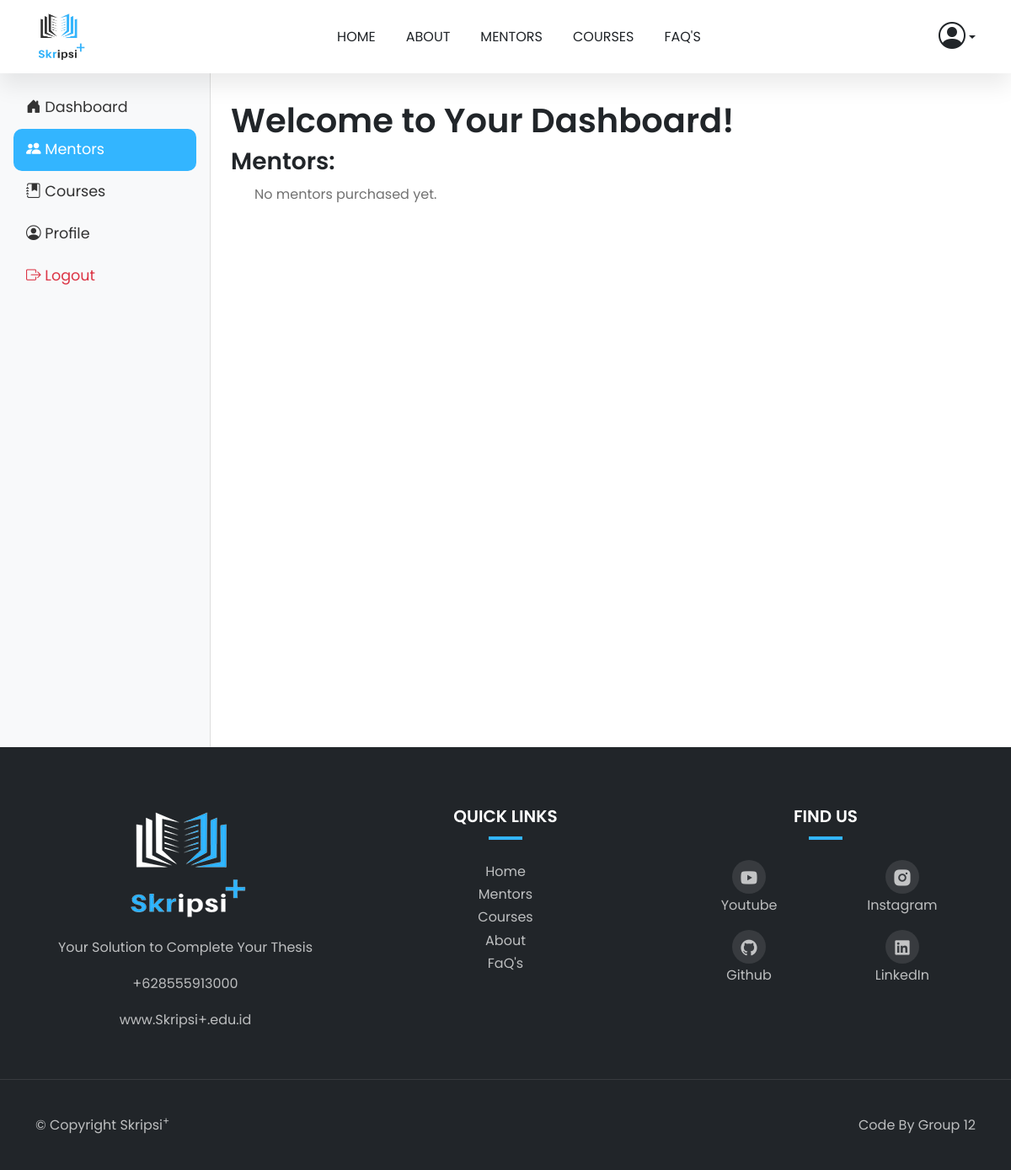
The page /dashboard-mentors/ (signed in) on the database as committed earlier.
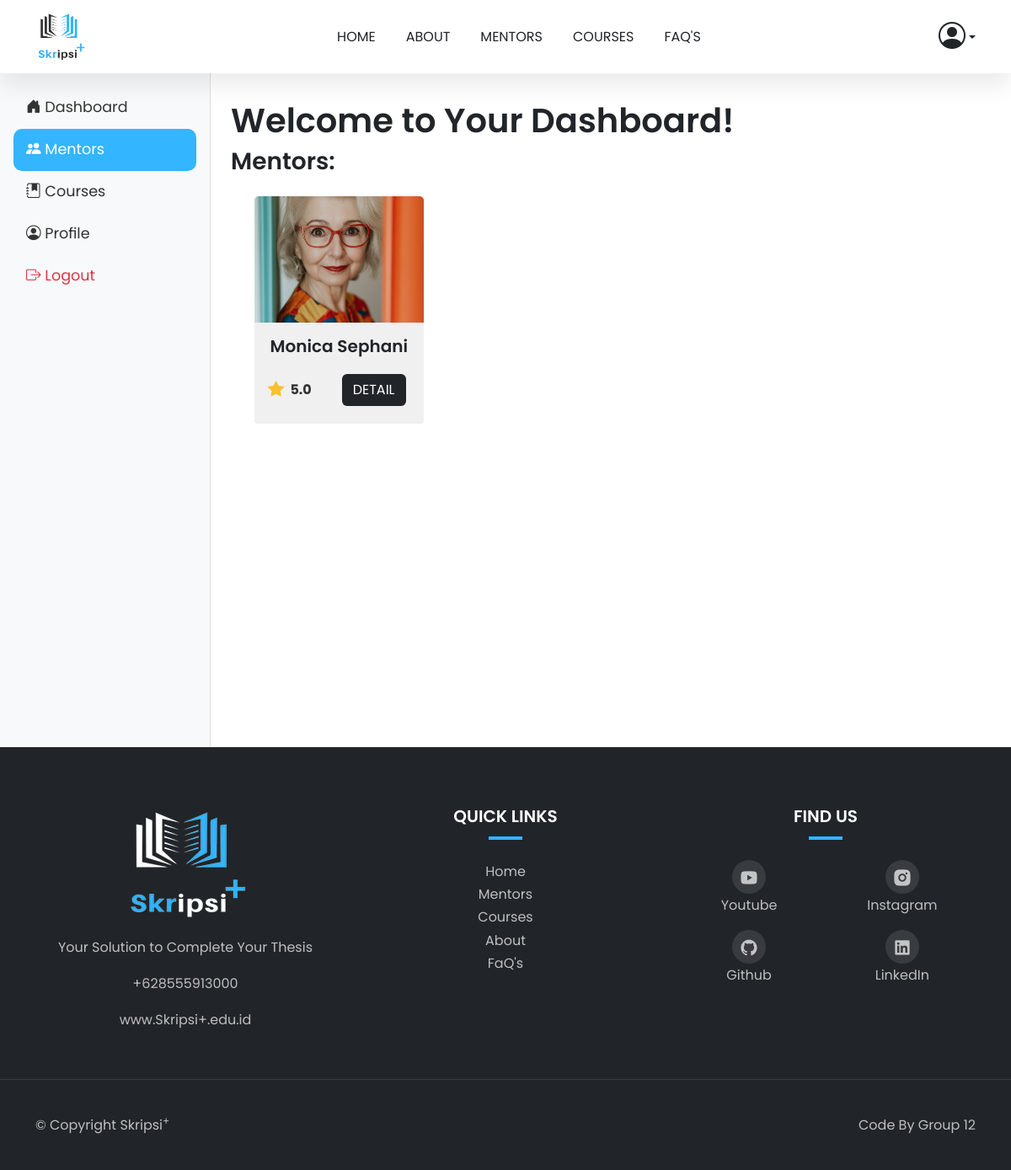
The same page on the database as committed later.
### public_app/models.py (models this page shows, shortened)
class Purchase(models.Model):
    user = models.ForeignKey(settings.AUTH_USER_MODEL, on_delete=models.CASCADE)
    mentor = models.ForeignKey(Mentor, on_delete=models.SET_NULL, null=True, blank=True)
    course = models.ForeignKey(Course, on_delete=models.SET_NULL, null=True, blank=True)
    purchased_at = models.DateTimeField(auto_now_add=True)

class Mentor(models.Model):
    name = models.CharField(max_length=100)
    image = models.ImageField(upload_to='mentors/')
    rating = models.DecimalField(max_digits=2, decimal_places=1)
    experience = models.PositiveIntegerField(help_text="Experience in years")
    specialization = models.CharField(max_length=100)
    bio = models.TextField()
    education = models.TextField(help_text="Educational background")
    skills = models.TextField(help_text="Comma-separated list of skills")
    price = models.DecimalField(max_digits=10, decimal_places=3, default=0.0, help_text="Consultation fee")

### public_app/views.py (the view)
# urls.py: path('dashboard-mentors/', views.dashboard_mentors, name='dashboard_mentors'),
@login_required(login_url='account_login')
def dashboard_mentors(request):
    purchases = Purchase.objects.filter(user=request.user)
    return render(request, 'dashboard-mentors.html', {'purchases': purchases})

### public_app/templates/dashboard-mentors.html (shortened to what this page needs)
{% extends 'layouts/base.html' %} {% block content %}
<div class="d-flex">
    <nav class="sidebar bg-light p-3 d-none d-md-block" id="sidebar" style="min-width: 250px; transition: transform 0.3s ease-in-out;">
        <ul class="nav flex-column">
        <li class="nav-item">
            <a class="nav-link {% if request.resolver_match.url_name == 'dashboard' %}active{% endif %}" href="{% url 'dashboard' %}">
            <i class="bi bi-house-door-fill"></i> Dashboard
            </a>
        </li>
        <li class="nav-item">
            <a class="nav-link {% if request.resolver_match.url_name == 'dashboard_mentors' %}active{% endif %}" href="{% url 'dashboard_mentors' %}">
            <i class="bi bi-people-fill"></i> Mentors
            </a>
        </li>
        <li class="nav-item">
            <a class="nav-link {% if request.resolver_match.url_name == 'dashboard_courses' %}active{% endif %}" href="{% url 'dashboard_courses' %}">
            <i class="bi bi-journal-bookmark-fill"></i> Courses
            </a>
        </li>
        <li class="nav-item">
            <a class="nav-link {% if request.resolver_match.url_name == 'profile' %}active{% endif %}" href="{% url 'profile' %}">
            <i class="bi bi-person-circle"></i> Profile
            </a>
        </li>
        <li class="nav-item">
            <a class="nav-link text-danger" href="{% url 'account_logout' %}">
            <i class="bi bi-box-arrow-right"></i> Logout
            </a>
        </li>
        </ul>
    </nav>
    <main class="flex-grow-1 mt-2">
      <div class="content-dashboard p-4">
        <h1>Welcome to Your Dashboard!</h1>
        <h3>Mentors:</h3>
        <div class="row ms-lg-3 mb-3">
          {% for purchase in purchases %}
            {% if purchase.mentor %}
              <div class="col-lg-3 col-md-6 mt-3">
                <div class="card h-100" style="width: 100%">
                  <div class="image-zoom">
                    <div class="image-zoom-wrapper">
                      <img
                        src="{{ purchase.mentor.image.url }}"
                        class="card-img-top"
                        alt="{{ purchase.mentor.name }}"
                      />
                    </div>
                  </div>
                  <div class="card-body d-flex flex-column text-center">
                    <h5 class="card-title mb-3">{{ purchase.mentor.name }}</h5>
                    <div
                      class="mt-auto d-flex justify-content-between align-items-center"
                    >
                      <div class="rating d-flex align-items-center">
                        <i class="bi bi-star-fill"></i>
                        <span class="ms-1">{{ purchase.mentor.rating }}</span>
                      </div>
                      <a
                        href="{% url 'mentor_detail' purchase.mentor.id %}"
                        class="btn btn-brand"
                        >Detail</a
                      >
                    </div>
                  </div>
                </div>
              </div>
            {% endif %}
          {% endfor %}
          {% if not purchases|length %}
            <p>No mentors purchased yet.</p>
          {% endif %}
        </div>
      </div>
    </main>
</div>
{% endblock content %}

Rows that differ between the two databases and show on the page:
added Purchase: mentor.image (picture), mentor.name "Monica Sephani", mentor.rating "5.0"
Other text that changed with them:
text no longer shown: "No mentors purchased yet."
